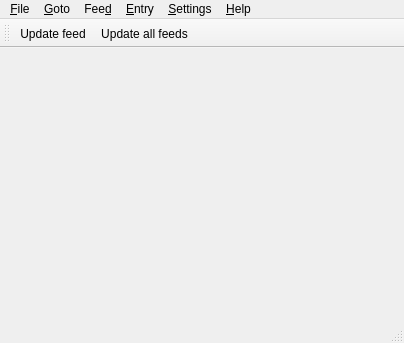
<?xml version="1.0" encoding="UTF-8"?>
<ui version="4.0">
 <class>MainWindow</class>
 <widget class="QMainWindow" name="MainWindow">
  <property name="geometry">
   <rect>
    <x>0</x>
    <y>0</y>
    <width>404</width>
    <height>343</height>
   </rect>
  </property>
  <property name="windowTitle">
   <string notr="true">QRSS</string>
  </property>
  <property name="windowIcon">
   <iconset resource="../qrss.qrc">
    <normaloff>:/icons/icons/rss.svg</normaloff>:/icons/icons/rss.svg</iconset>
  </property>
  <widget class="QWidget" name="centralwidget"/>
  <widget class="QMenuBar" name="menubar">
   <property name="geometry">
    <rect>
     <x>0</x>
     <y>0</y>
     <width>404</width>
     <height>20</height>
    </rect>
   </property>
   <widget class="QMenu" name="menu_File">
    <property name="title">
     <string>&amp;File</string>
    </property>
    <addaction name="actionExport"/>
    <addaction name="actionImport"/>
    <addaction name="actionExit"/>
   </widget>
   <widget class="QMenu" name="menuF_eed">
    <property name="title">
     <string>Fee&amp;d</string>
    </property>
    <addaction name="actionFeedAdd"/>
    <addaction name="actionFeedDelete"/>
    <addaction name="actionFeedProperties"/>
    <addaction name="separator"/>
    <addaction name="actionFeedMarkRead"/>
    <addaction name="actionFeedMarkReadAll"/>
    <addaction name="separator"/>
    <addaction name="actionFeedUpdate"/>
    <addaction name="actionFeedUpdateAll"/>
   </widget>
   <widget class="QMenu" name="menu_Entry">
    <property name="title">
     <string>&amp;Entry</string>
    </property>
    <addaction name="actionEntryOpenTab"/>
    <addaction name="actionEntryOpenBrowser"/>
    <addaction name="separator"/>
    <addaction name="actionEntryMarkImportant"/>
    <addaction name="actionEntryMarkNew"/>
    <addaction name="actionEntryDelete"/>
   </widget>
   <widget class="QMenu" name="menu_Help">
    <property name="title">
     <string>&amp;Help</string>
    </property>
    <addaction name="actionHelpAbout"/>
    <addaction name="actionHelpAboutQt"/>
   </widget>
   <widget class="QMenu" name="menu_Goto">
    <property name="title">
     <string>&amp;Goto</string>
    </property>
    <addaction name="actionGotoEntryPrev"/>
    <addaction name="actionGotoEntryPrevUnread"/>
    <addaction name="actionGotoEntryNext"/>
    <addaction name="actionGotoEntryNextUnread"/>
    <addaction name="separator"/>
    <addaction name="actionGotoFeedPrev"/>
    <addaction name="actionGotoFeedPrevUnread"/>
    <addaction name="actionGotoFeedNext"/>
    <addaction name="actionGotoFeedNextUnread"/>
   </widget>
   <widget class="QMenu" name="menu_Settings">
    <property name="title">
     <string>&amp;Settings</string>
    </property>
    <addaction name="actionSettings"/>
   </widget>
   <addaction name="menu_File"/>
   <addaction name="menu_Goto"/>
   <addaction name="menuF_eed"/>
   <addaction name="menu_Entry"/>
   <addaction name="menu_Settings"/>
   <addaction name="menu_Help"/>
  </widget>
  <widget class="QStatusBar" name="statusbar"/>
  <widget class="QToolBar" name="toolBar">
   <property name="windowTitle">
    <string>toolBar</string>
   </property>
   <attribute name="toolBarArea">
    <enum>TopToolBarArea</enum>
   </attribute>
   <attribute name="toolBarBreak">
    <bool>false</bool>
   </attribute>
   <addaction name="actionFeedUpdate"/>
   <addaction name="actionFeedUpdateAll"/>
  </widget>
  <action name="actionExit">
   <property name="text">
    <string>E&amp;xit</string>
   </property>
  </action>
  <action name="actionExport">
   <property name="text">
    <string>&amp;Export</string>
   </property>
  </action>
  <action name="actionImport">
   <property name="text">
    <string>&amp;Import</string>
   </property>
  </action>
  <action name="actionFeedAdd">
   <property name="text">
    <string>&amp;Add</string>
   </property>
   <property name="shortcut">
    <string>Ins</string>
   </property>
  </action>
  <action name="actionFeedDelete">
   <property name="text">
    <string>&amp;Delete</string>
   </property>
   <property name="shortcut">
    <string>Alt+Del</string>
   </property>
  </action>
  <action name="actionFeedProperties">
   <property name="text">
    <string>&amp;Properties</string>
   </property>
   <property name="shortcut">
    <string>F2</string>
   </property>
  </action>
  <action name="actionFeedMarkRead">
   <property name="text">
    <string>Mark as read</string>
   </property>
   <property name="shortcut">
    <string>Ctrl+R</string>
   </property>
  </action>
  <action name="actionFeedMarkReadAll">
   <property name="text">
    <string>Mark all as read</string>
   </property>
   <property name="shortcut">
    <string>Ctrl+Shift+R</string>
   </property>
  </action>
  <action name="actionFeedUpdate">
   <property name="text">
    <string>Update feed</string>
   </property>
   <property name="shortcut">
    <string>F5</string>
   </property>
  </action>
  <action name="actionFeedUpdateAll">
   <property name="text">
    <string>Update all feeds</string>
   </property>
   <property name="shortcut">
    <string>Ctrl+L</string>
   </property>
  </action>
  <action name="actionEntryOpenTab">
   <property name="text">
    <string>Open in new tab</string>
   </property>
   <property name="shortcut">
    <string>Shift+Return</string>
   </property>
  </action>
  <action name="actionEntryOpenBrowser">
   <property name="text">
    <string>Open in browser</string>
   </property>
   <property name="shortcut">
    <string>Ctrl+Shift+Return</string>
   </property>
  </action>
  <action name="actionEntryMarkImportant">
   <property name="text">
    <string>Mark as important</string>
   </property>
   <property name="shortcut">
    <string>Ctrl+I</string>
   </property>
  </action>
  <action name="actionEntryMarkNew">
   <property name="text">
    <string>Mark as New</string>
   </property>
   <property name="shortcut">
    <string>Ctrl+N</string>
   </property>
  </action>
  <action name="actionEntryDelete">
   <property name="text">
    <string>Delete</string>
   </property>
   <property name="shortcut">
    <string>Del</string>
   </property>
  </action>
  <action name="actionGotoEntryPrev">
   <property name="text">
    <string>Prev entry</string>
   </property>
   <property name="shortcut">
    <string>Left</string>
   </property>
  </action>
  <action name="actionGotoEntryPrevUnread">
   <property name="text">
    <string>Prev unread entry</string>
   </property>
   <property name="shortcut">
    <string>-</string>
   </property>
  </action>
  <action name="actionGotoEntryNext">
   <property name="text">
    <string>Next entry</string>
   </property>
   <property name="shortcut">
    <string>Right</string>
   </property>
  </action>
  <action name="actionGotoEntryNextUnread">
   <property name="text">
    <string>Next unread entry</string>
   </property>
   <property name="shortcut">
    <string>+</string>
   </property>
  </action>
  <action name="actionGotoFeedPrev">
   <property name="text">
    <string>Prev feed</string>
   </property>
   <property name="shortcut">
    <string>P</string>
   </property>
  </action>
  <action name="actionGotoFeedPrevUnread">
   <property name="text">
    <string>Prev unread feed</string>
   </property>
   <property name="shortcut">
    <string>Alt+-</string>
   </property>
  </action>
  <action name="actionGotoFeedNext">
   <property name="text">
    <string>Next feed</string>
   </property>
   <property name="shortcut">
    <string>N</string>
   </property>
  </action>
  <action name="actionGotoFeedNextUnread">
   <property name="text">
    <string>Next unread feed</string>
   </property>
   <property name="shortcut">
    <string>Alt++</string>
   </property>
  </action>
  <action name="actionHelpAbout">
   <property name="text">
    <string>About</string>
   </property>
  </action>
  <action name="actionHelpAboutQt">
   <property name="text">
    <string>About Qt</string>
   </property>
  </action>
  <action name="actionSettings">
   <property name="text">
    <string>QRSS settings</string>
   </property>
  </action>
 </widget>
 <resources>
  <include location="../qrss.qrc"/>
 </resources>
 <connections>
  <connection>
   <sender>actionExit</sender>
   <signal>triggered()</signal>
   <receiver>MainWindow</receiver>
   <slot>close()</slot>
   <hints>
    <hint type="sourcelabel">
     <x>-1</x>
     <y>-1</y>
    </hint>
    <hint type="destinationlabel">
     <x>201</x>
     <y>171</y>
    </hint>
   </hints>
  </connection>
 </connections>
</ui>
